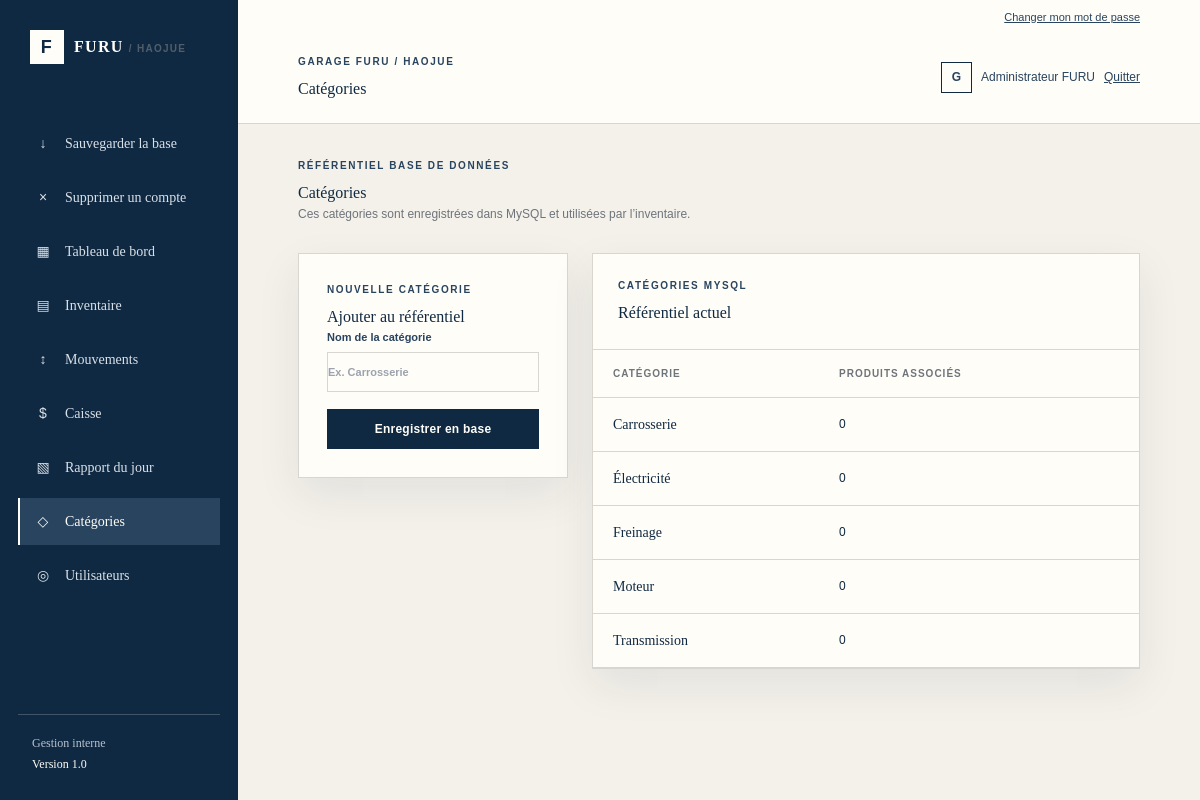
The page /index.php?page=categories (signed in) on the database its author committed.
### tables this page shows
CREATE TABLE categories (
        id INT AUTO_INCREMENT PRIMARY KEY,
        nom VARCHAR(100) NOT NULL UNIQUE
    );

### core/Controller.php (called while the page is built, shortened)
<?php
abstract class Controller
{
    protected function render(string $view, array $data = []): void
    {
        extract($data, EXTR_SKIP);
        require __DIR__ . '/../views/layout/header.php';
        require __DIR__ . '/../views/' . $view . '.php';
        require __DIR__ . '/../views/layout/footer.php';
    }
}

### controllers/CategoryController.php (called while the page is built, shortened)
<?php
final class CategoryController extends Controller
{
    public function index(): void
    {
        $this->render('categories/index', ['categories' => (new Category())->all(), 'pageTitle' => 'Catégories']);
    }
}

### index.php (called while the page is built, shortened)
<?php
require_once __DIR__ . '/core/Controller.php';
require_once __DIR__ . '/controllers/CategoryController.php';
$page = $_GET['page'] ?? 'home';
$routes = [
    'home' => [AuthController::class, 'home'],
    'login' => [AuthController::class, 'login'],
    'authenticate' => [AuthController::class, 'authenticate'],
    'logout' => [AuthController::class, 'logout'],
    'password' => [AuthController::class, 'password'],
    'password-save' => [AuthController::class, 'passwordSave'],
    'backup' => [BackupController::class, 'download'],
    'utilisateurs' => [UserController::class, 'index'],
    'utilisateur-save' => [UserController::class, 'save'],
    'utilisateur-delete' => [UserController::class, 'delete'],
    'utilisateur-delete-page' => [UserController::class, 'deletions'],
    'categories' => [CategoryController::class, 'index'],
    'categorie-save' => [CategoryController::class, 'save'],
    'dashboard' => [DashboardController::class, 'index'],
    'produits' => [ProductController::class, 'index'],
    'produit-form' => [ProductController::class, 'form'],
    'produit-save' => [ProductController::class, 'save'],
    'produit-delete' => [ProductController::class, 'delete'],
    'mouvements' => [MovementController::class, 'index'],
    'mouvement-save' => [MovementController::class, 'save'],
    'facture' => [ReportController::class, 'invoice'],
    'rapport' => [ReportController::class, 'daily'],
    'caisse' => [CashController::class, 'index'],
    'caisse-save' => [CashController::class, 'save'],
];
[$controllerClass, $method] = $routes[$page];
$controller = new $controllerClass();
$controller->{$method}();

### models/Category.php (called while the page is built, shortened)
<?php
final class Category extends Model
{
    public function all(): array
    {
        return $this->db->query('SELECT c.id, c.nom, COUNT(p.id) AS produits FROM categories c LEFT JOIN produits p ON p.category_id = c.id GROUP BY c.id, c.nom ORDER BY c.nom')->fetchAll();
    }
}

### views/categories/index.php (the view)
<div class="section-intro"><div><p class="eyebrow">RÉFÉRENTIEL BASE DE DONNÉES</p><h2>Catégories</h2><p class="muted">Ces catégories sont enregistrées dans MySQL et utilisées par l’inventaire.</p></div></div><div class="user-admin-layout"><section class="panel form-panel"><p class="eyebrow">NOUVELLE CATÉGORIE</p><h3>Ajouter au référentiel</h3><form method="post" action="<?= BASE_URL ?>/index.php?page=categorie-save" class="data-form"><label>Nom de la catégorie<input required maxlength="100" name="nom" placeholder="Ex. Carrosserie"></label><button class="button button-primary" type="submit">Enregistrer en base</button></form></section><section class="panel table-panel"><div class="panel-heading"><div><p class="eyebrow">CATÉGORIES MYSQL</p><h3>Référentiel actuel</h3></div></div><div class="table-wrap"><table><thead><tr><th>Catégorie</th><th>Produits associés</th></tr></thead><tbody><?php foreach ($categories as $category): ?><tr><td><strong><?= e($category['nom']) ?></strong></td><td><?= e($category['produits']) ?></td></tr><?php endforeach; ?></tbody></table></div></section></div>

### views/layout/header.php (shortened to what this page needs)
<?php
function e(mixed $value): string { return htmlspecialchars((string) $value, ENT_QUOTES, 'UTF-8'); }
$currentPage = $_GET['page'] ?? 'dashboard';
$isAdmin = ($_SESSION['user']['role'] ?? '') === 'Administrateur';
?>
<!doctype html>
<html lang="fr">
<head>
    <script src="https://cdn.tailwindcss.com"></script>
    <link rel="stylesheet" href="<?= BASE_URL ?>/public/assets/style.css">
</head>
<body>
<div class="app-shell">
    <aside class="sidebar">
        <a class="brand" href="<?= BASE_URL ?>/index.php"><span class="brand-mark">F</span><span>FURU <small>/ HAOJUE</small></span></a>
        <nav aria-label="Navigation principale">
            <?php if ($isAdmin): ?><a class="nav-link <?= $currentPage === 'backup' ? 'is-active' : '' ?>" href="<?= BASE_URL ?>/index.php?page=backup"><span>↓</span> Sauvegarder la base</a><a class="nav-link <?= $currentPage === 'utilisateur-delete-page' ? 'is-active' : '' ?>" href="<?= BASE_URL ?>/index.php?page=utilisateur-delete-page"><span>×</span> Supprimer un compte</a><?php endif; ?>
            <a class="nav-link <?= $currentPage === 'dashboard' ? 'is-active' : '' ?>" href="<?= BASE_URL ?>/index.php?page=dashboard"><span>▦</span> Tableau de bord</a>
            <a class="nav-link <?= in_array($currentPage, ['produits', 'produit-form'], true) ? 'is-active' : '' ?>" href="<?= BASE_URL ?>/index.php?page=produits"><span>▤</span> Inventaire</a>
            <a class="nav-link <?= $currentPage === 'mouvements' ? 'is-active' : '' ?>" href="<?= BASE_URL ?>/index.php?page=mouvements"><span>↕</span> Mouvements</a>
            <?php if ($isAdmin): ?><a class="nav-link <?= $currentPage === 'caisse' ? 'is-active' : '' ?>" href="<?= BASE_URL ?>/index.php?page=caisse"><span>$</span> Caisse</a><a class="nav-link <?= $currentPage === 'rapport' ? 'is-active' : '' ?>" href="<?= BASE_URL ?>/index.php?page=rapport"><span>▧</span> Rapport du jour</a><a class="nav-link <?= $currentPage === 'categories' ? 'is-active' : '' ?>" href="<?= BASE_URL ?>/index.php?page=categories"><span>◇</span> Catégories</a><a class="nav-link <?= $currentPage === 'utilisateurs' ? 'is-active' : '' ?>" href="<?= BASE_URL ?>/index.php?page=utilisateurs"><span>◎</span> Utilisateurs</a><?php endif; ?>
        </nav>
        <div class="sidebar-footer">Gestion interne<br><strong>Version 1.0</strong></div>
    </aside>
    <main class="main-content">
        <div class="account-actions"><a href="<?= BASE_URL ?>/index.php?page=password">Changer mon mot de passe</a></div>
        <header class="topbar"><div><p class="eyebrow">GARAGE FURU / HAOJUE</p><h1><?= e($pageTitle ?? '') ?></h1></div><div class="user-chip"><span class="avatar">G</span><span><?= e($_SESSION['user']['nom'] ?? 'Gestionnaire') ?></span><a class="text-link" href="<?= BASE_URL ?>/index.php?page=logout">Quitter</a></div></header>
        <div class="page-content">

### views/layout/footer.php (shortened to what this page needs)
        </div>
    </main>
</div>
</body>
</html>

### rows shown on the page
categories: nom "Carrosserie", produits "0"
categories: nom "Électricité", produits "0"
categories: nom "Freinage", produits "0"
categories: nom "Moteur", produits "0"
categories: nom "Transmission", produits "0"

### other values the page prints
$pageTitle "Catégories"
$_SESSION['user']['nom'] "Administrateur FURU"
